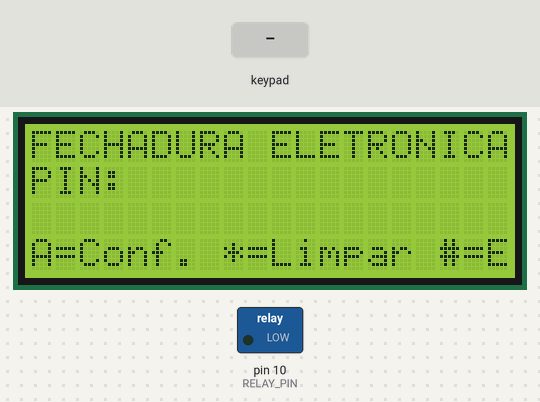
This sketch was run on a simulated Arduino Uno, built with avr-gcc and run on an emulated ATmega328P. On the bench: 20×4 character LCD, switched loads named in the sketch (green lamp = pin HIGH). The inputs (shaded band) are chosen by the test bench. EEPROM starts erased; what the sketch prints to the serial monitor is not drawn.

Above: at 2.8 s.
2.9 s: keypad keys 1 2 3 4 # pressed 0.4 s apart
At 5.4 s:
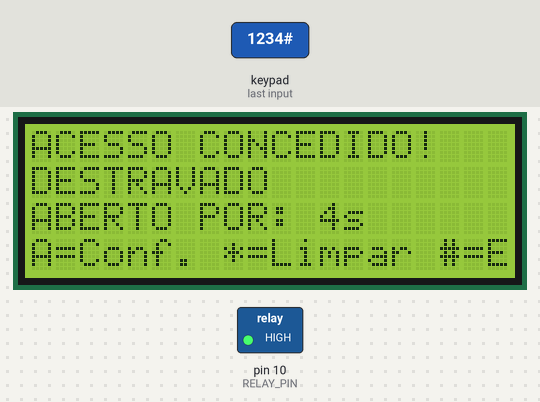
9.4 s: keypad keys 1 2 3 4 A pressed 0.4 s apart
At 11.4 s:
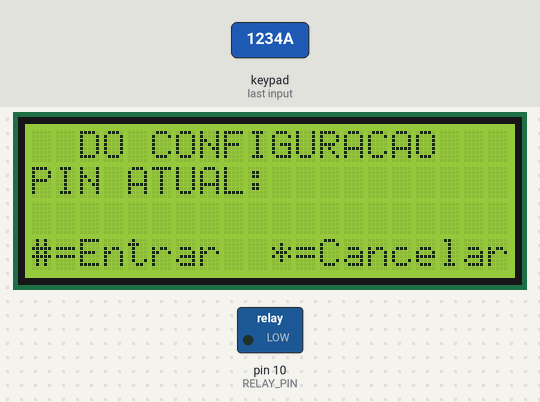
14.4 s: key '1' pressed
17.4 s: key '2' pressed
At 18.2 s:
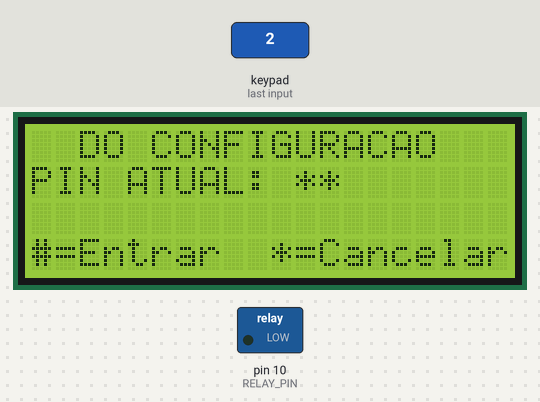
20.4 s: keypad keys 5 4 3 2 # pressed 0.4 s apart
At 23.2 s:
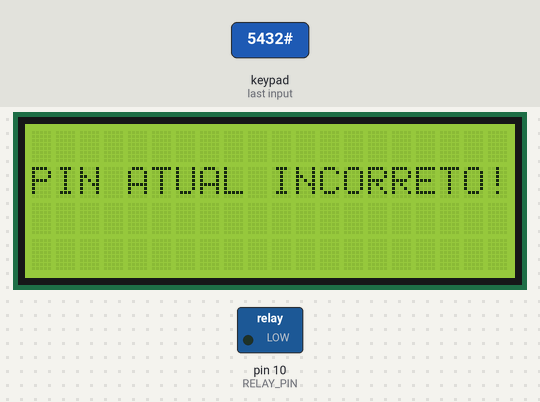
25.1 s: key 'A' pressed
At 25.9 s:
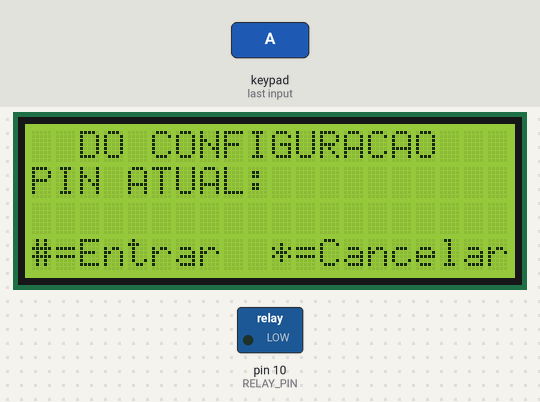
Timing chart, 0 to 28.1 s (numbered marks = the images above; inputs shaded):
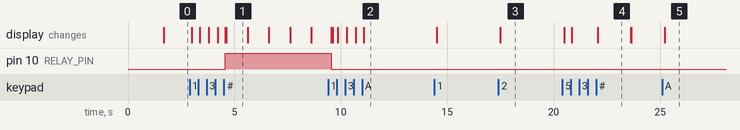

The sketch:

fechadura-eletronica.ino
```cpp
// ===================================
//        FECHADURA ELETRÔNICA
// ===================================

// --- INCLUSÃO DE BIBLIOTECAS ---
#include <Wire.h>
#include <LiquidCrystal_I2C.h>
#include <Keypad.h>
#include <EEPROM.h>

// --- CONFIGURAÇÃO DO HARDWARE ---

// Configuração do LCD 20x4 (com Módulo I2C)
LiquidCrystal_I2C lcd(0x27, 20, 4);

// Configuração do Teclado 4x4
const byte ROWS = 4;
const byte COLS = 4;

char hexaKeys[ROWS][COLS] = {
  {'1', '2', '3', 'A'},
  {'4', '5', '6', 'B'},
  {'7', '8', '9', 'C'},
  {'*', '0', '#', 'D'}
};

byte rowPins[ROWS] = {5, 4, 3, 2};
byte colPins[COLS] = {9, 8, 7, 6};

Keypad customKeypad = Keypad(makeKeymap(hexaKeys), rowPins, colPins, ROWS, COLS);

// Configuração do Relé
const int RELAY_PIN = 10;

// --- DEFINIÇÕES DA MÁQUINA DE ESTADOS ---
enum State {
    ESTADO_BLOQUEADO,
    ESTADO_ABERTO,
    ESTADO_PEDIR_PIN_ATUAL,
    ESTADO_DEFINIR_NOVO_PIN
};

State currentState = ESTADO_BLOQUEADO;

// --- VARIÁVEIS DA FECHADURA ---
const String DEFAULT_PIN = "1234";
String currentPIN;
String enteredPIN = "";
const int PIN_LENGTH = 4;

const int EEPROM_FLAG_ADDRESS = 0;   // Endereço para a flag de PIN salvo
const byte EEPROM_FLAG_VALUE = 0xAA; // Valor para indicar que o PIN foi salvo
const int EEPROM_PIN_START = 1;      // Endereço inicial para o PIN

// --- VARIÁVEIS DE TEMPO ---
unsigned long openTimeStart = 0;
const unsigned long OPEN_DURATION = 5000;

// =======================================
//        FUNÇÕES AUXILIARES EEPROM
// =======================================

void readPinFromEEPROM() {
    byte flag = EEPROM.read(EEPROM_FLAG_ADDRESS);

    // 1. Checa a Flag
    if (flag == EEPROM_FLAG_VALUE) {
        // Flag encontrada: Lê o PIN salvo
        String tempPin = "";
        for (int i = 0; i < PIN_LENGTH; i++) {
            tempPin += (char)EEPROM.read(EEPROM_PIN_START + i);
        }
        currentPIN = tempPin;
        Serial.println("PIN carregado da EEPROM: " + currentPIN);
    } else {
        // Flag não encontrada: Primeira inicialização
        currentPIN = DEFAULT_PIN;
        Serial.println("EEPROM limpa. Usando PIN padrao: " + currentPIN);
        // Salva o PIN padrão E a Flag para a próxima inicialização
        savePinToEEPROM(currentPIN);
    }
}

// Salva o novo PIN na memória EEPROM
void savePinToEEPROM(String newPin) {
    if (newPin.length() != PIN_LENGTH) return;

    // 1. Grava o PIN
    for (int i = 0; i < PIN_LENGTH; i++) {
        EEPROM.write(EEPROM_PIN_START + i, newPin.charAt(i));
    }

    // 2. Grava a Flag de confirmação
    EEPROM.write(EEPROM_FLAG_ADDRESS, EEPROM_FLAG_VALUE);

    Serial.println("Novo PIN salvo na EEPROM e Flag definida: " + newPin);
}

// =============================================
//        FUNÇÕES AUXILIARES DE CONTROLE
// =============================================

void setLockState(bool isOpen) {
    if (isOpen) {
        digitalWrite(RELAY_PIN, HIGH);
        Serial.println(">>> ACESSO LIBERADO: RELÉ HIGH <<<");
    } else {
        digitalWrite(RELAY_PIN, LOW);
        Serial.println(">>> FECHADO: RELÉ LOW <<<");
    }
}

void displayTemporaryMessage(String msg, int duration) {
    lcd.clear();
    lcd.setCursor(0, 1);
    lcd.print(msg);
    delay(duration);
}

void checkPin(String input, String target) {
    if (input.equals(target)) {
        currentState = ESTADO_ABERTO;
        openTimeStart = millis();
    } else {
        displayTemporaryMessage("PIN INCORRETO!", 1500);
    }
    enteredPIN = "";
}

// =================================================================
//          FUNÇÕES DE EXIBIÇÃO NO LCD (STATUS DISPLAYS)
// =================================================================

void displayLockedStatus() {
    lcd.setCursor(0, 0);
    lcd.print("FECHADURA ELETRONICA ");
    lcd.setCursor(0, 1);
    lcd.print("PIN: ");
    for (int i = 0; i < PIN_LENGTH; i++) {
        if (i < enteredPIN.length()) {
            lcd.print("*");
        } else {
            lcd.print(" ");
        }
    }
    lcd.print("          ");

    lcd.setCursor(0, 3);
    lcd.print("A=Conf. *=Limpar #=Entr");
}

void displayOpenStatus() {
    long timeLeft = (openTimeStart + OPEN_DURATION - millis()) / 1000;

    lcd.setCursor(0, 0);
    lcd.print("ACESSO CONCEDIDO!   ");
    lcd.setCursor(0, 1);
    lcd.print("DESTRAVADO          ");
    lcd.setCursor(0, 2);
    lcd.print("ABERTO POR: ");
    lcd.print(timeLeft);
    lcd.print("s   ");

    setLockState(true);
}

void displayConfigAuthStatus() {
    lcd.setCursor(0, 0);
    lcd.print("MODO CONFIGURACAO   ");
    lcd.setCursor(0, 1);
    lcd.print("PIN ATUAL: ");
    for (int i = 0; i < PIN_LENGTH; i++) {
        if (i < enteredPIN.length()) {
            lcd.print("*");
        } else {
            lcd.print(" ");
        }
    }
    lcd.print("        ");
    lcd.setCursor(0, 3);
    lcd.print("#=Entrar  *=Cancelar  ");
}

void displayNewPinEntryStatus() {
    lcd.setCursor(0, 0);
    lcd.print("NOVO PIN (4 digitos)  ");
    lcd.setCursor(0, 1);
    lcd.print("PIN: ");
    lcd.print(enteredPIN);
    for (int i = 0; i < PIN_LENGTH - enteredPIN.length(); i++) {
        lcd.print(" ");
    }
    lcd.print("        ");
    lcd.setCursor(0, 3);
    lcd.print("#=Salvar  *=Cancelar  ");
}

// =====================================================
//           FUNÇÕES DE TRANSIÇÃO DE ESTADO
// =====================================================

void handleKey(char key) {

    if (key == '*') {
        if (currentState != ESTADO_ABERTO) {
            enteredPIN = "";
            currentState = ESTADO_BLOQUEADO;
            lcd.clear();
            return;
        }
    }

    switch (currentState) {
        case ESTADO_BLOQUEADO:
            if (isDigit(key)) {
                if (enteredPIN.length() < PIN_LENGTH) {
                    enteredPIN += key;
                }
            } else if (key == '#') {
                checkPin(enteredPIN, currentPIN);
            } else if (key == 'A') {
                enteredPIN = "";
                currentState = ESTADO_PEDIR_PIN_ATUAL;
                lcd.clear();
            }
            break;

        case ESTADO_PEDIR_PIN_ATUAL:
            if (isDigit(key)) {
                if (enteredPIN.length() < PIN_LENGTH) {
                    enteredPIN += key;
                }
            } else if (key == '#') {
                if (enteredPIN.equals(currentPIN)) {
                    enteredPIN = "";
                    currentState = ESTADO_DEFINIR_NOVO_PIN;
                    lcd.clear();
                } else {
                    displayTemporaryMessage("PIN ATUAL INCORRETO!", 1500);
                    enteredPIN = "";
                    currentState = ESTADO_BLOQUEADO;
                    lcd.clear();
                }
            }
            break;

        case ESTADO_DEFINIR_NOVO_PIN:
            if (isDigit(key)) {
                if (enteredPIN.length() < PIN_LENGTH) {
                    enteredPIN += key;
                }
            } else if (key == '#') {
                if (enteredPIN.length() == PIN_LENGTH) {
                    // Atualiza e Salva
                    currentPIN = enteredPIN;
                    savePinToEEPROM(currentPIN);
                    displayTemporaryMessage("NOVO PIN SALVO!", 1500);
                } else {
                    displayTemporaryMessage("4 DIGITOS NECESSARIOS", 1500);
                }
                enteredPIN = "";
                currentState = ESTADO_BLOQUEADO;
                lcd.clear();
            }
            break;
    }
}

// ===========================================
//            SETUP E LOOP PRINCIPAL
// ===========================================

void setup() {
    Serial.begin(9600);

    // Tenta carregar o PIN salvo ou configura o padrão
    readPinFromEEPROM();

    // Inicialização do LCD
    lcd.init();
    lcd.backlight();
    lcd.clear();

    // Configuração do pino do relé
    pinMode(RELAY_PIN, OUTPUT);
    setLockState(false);

    lcd.setCursor(0, 0);
    lcd.print("SISTEMA PRONTO");
    delay(1500);
    lcd.clear();
}

void loop() {
    char key = customKeypad.getKey();

    if (key != NO_KEY) {
        handleKey(key);
    }

    switch (currentState) {
        case ESTADO_BLOQUEADO:
            displayLockedStatus();
            break;
        case ESTADO_ABERTO:
            if (millis() - openTimeStart >= OPEN_DURATION) {
                currentState = ESTADO_BLOQUEADO;
                setLockState(false);
                lcd.clear();
            } else {
                displayOpenStatus();
            }
            break;
        case ESTADO_PEDIR_PIN_ATUAL:
            displayConfigAuthStatus();
            break;
        case ESTADO_DEFINIR_NOVO_PIN:
            displayNewPinEntryStatus();
            break;
    }
}
```

Measured:
- after the input at 2.9 s, pin 10 (RELAY_PIN): LOW → HIGH after 1.7 s; the display: first changes after 0.10 s (image 1 shows a later state)
- after the input at 9.4 s, the display: first differs from a run without the input after 0.46 s (image 2 shows a later state)
- after the input at 17.4 s, the display: changes after 0.10 s (image 3)
- after the input at 20.4 s, the display: first changes after 0.09 s (image 4 shows a later state)
- after the input at 25.1 s, the display: changes after 0.11 s (image 5)
- what the display in image 1 shows lasts 1.0 s, from 4.6 s to 5.6 s
- what the display in image 4 shows lasts 1.5 s, from 22.1 s to 23.6 s
